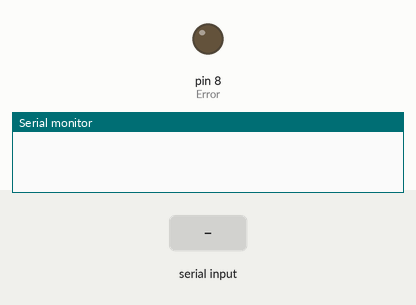
Recording of a sketch running on a simulated Arduino Uno, built with avr-gcc and run on an emulated ATmega328P. On the bench: output pins drawn as LEDs (lit = HIGH), the last lines printed to the serial monitor. Inputs (shaded band) come from the test bench.

Above: at 1.2 s.
1.3 s: "Merde\n" received over the second serial link
At 1.7 s:
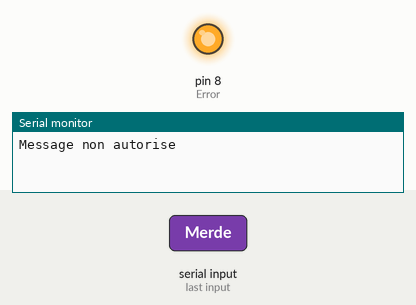
2.8 s: "1\n" received over the second serial link
At 3.7 s:
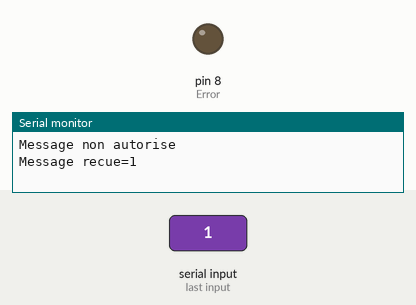
4.4 s: "merde\n" received over the second serial link
At 5.3 s:
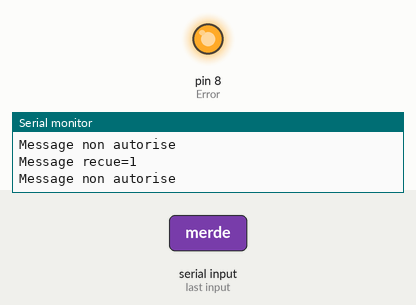
5.9 s: "0\n" received over the second serial link
At 7.3 s:
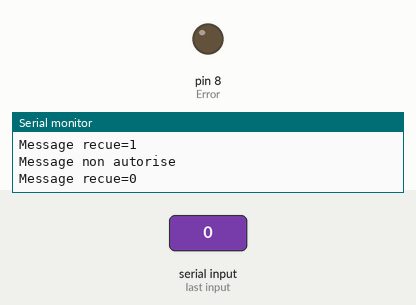
Timing chart, 0 to 8.5 s (numbered marks = the images above; inputs shaded):
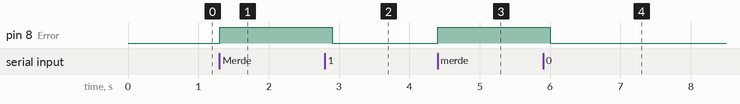

The sketch:

Mini_Projet_Radio.ino
```cpp
#include <SoftwareSerial.h>

String message;
int octet;
char caractere;
int Error = 8; // pin 8 pour signaler une erreur

SoftwareSerial bluetooth(10, 11); // (RX, TX) (pin Rx BT, pin Tx BT)

void setup()
{
    // Ouvre la voie série avec l'ordinateur
    Serial.begin(9600);
    // Ouvre la voie série avec le module BT
    bluetooth.begin(9600);
    pinMode(Error, OUTPUT);
}

void loop() // run over and over
{
  while(bluetooth.available()>0)
  {
    octet = bluetooth.read();

    if (octet == 10 || octet == 13) // si Octet reçu est le saut de ligne
    {
        if (message == "Merde" || message == "merde" || message == "Putain" || message == "putain") //mots interdits
        {
          digitalWrite(Error, HIGH); // LED rouge à 1
          Serial.println ("Message non autorise");
          bluetooth.print("Message non autorise");
          message = ""; //RAZ le String de réception
        }
        else
        {
            Serial.println ("Message recue="+message); // affiche la chaine recue
            message=""; //RAZ le String de réception
            delay(100); // pause
            digitalWrite(Error, LOW); // LED rouge à 0
            bluetooth.print("slave rcve");
        }
     }
     else // si le caractère reçu n'est pas un saut de ligne
     {
           caractere=char(octet); // convertit l'octet reçu en caractère
           message=message+caractere; // ajoute le caratère au String
     }
  }
}
```

Measured:
- after the input at 1.3 s, pin 8 (Error): LOW → HIGH at once
- after the input at 2.8 s, pin 8 (Error): HIGH → LOW after 0.10 s
- after the input at 4.4 s, pin 8 (Error): LOW → HIGH at once
- after the input at 5.9 s, pin 8 (Error): HIGH → LOW after 0.10 s
